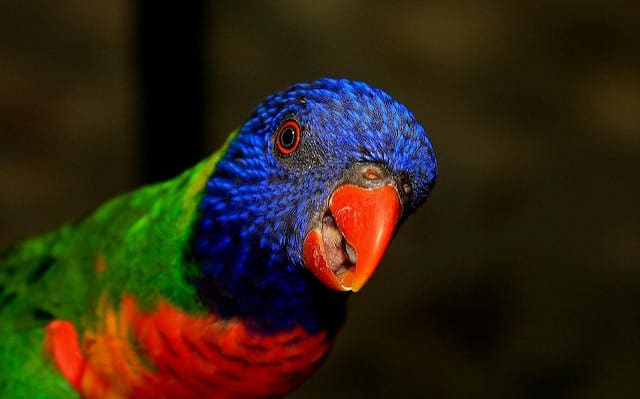
//> input picture bird.jpg, 640 x 399 px
$ ./PrepareData ../../bird.jpg   (built with g++ and OpenCV 4)
//> lines starting //> are read from the running program, lines starting //| are printed output that depends on the picture
#include <stdio.h>
#include <vector>
#include <opencv2/opencv.hpp>

using namespace cv;

int main(int argc, char** argv ) {
    if ( argc != 2 ) {
        printf("usage: DisplayImage.out <Image_Path>\n");
        return -1;
    }

    Mat image;
    image = imread( argv[1], IMREAD_COLOR );
//> image is the input picture: 399 rows x 640 cols, CV_8UC3; mean B, G, R 18.9, 36.2, 47.8

    if ( !image.data ) {
        printf("No image data \n");
        return -1;
    }

    printf("=== Confirming Range ===\n");

    // rows, cols and channels
    printf("Rows: %d, Cols: %d, Channels: %d\n",image.rows, image.cols, image.channels());
//| Rows: 399, Cols: 640, Channels: 3
    // min, max before normalizing
    double min, max;
    minMaxLoc(image, &min, &max);
//> min = 0; max = 255
    printf("Min: %.3f, Max: %.3f\n",min,max);
//| Min: 0.000, Max: 255.000

    // min, max after normalizing
    printf("=== Normalizing ===\n");

    image.convertTo(image, CV_32F, 1.0/255, 0);
//> image: 399 rows x 640 cols, CV_32FC3
    minMaxLoc(image, &min, &max);
//> max = 1
    printf("Min: %.3f, Max: %.3f\n",min,max);
//| Min: 0.000, Max: 1.000

    // standardizing
    printf("=== Before Standardizing ===\n");

    Scalar mean, std;
    meanStdDev(image, mean, std);
//> mean = Scalar(0.0743, 0.142, 0.188); std = Scalar(0.161, 0.123, 0.196)
    // * If we want to calculate mean and std dev across all channels
    // double mean_full = (mean[0] + mean[1] + mean[2]) / 3;
    // double std_full = (std[0] + std[1] + std[2]) / 3;
    for (int i = 0; i < image.channels(); i++) {
        printf("--- Channel %d ---\n", i+1);
        printf("Mean: %.3f, Std Dev: %.3f\n",mean[i],std[i]);
    }
//> this loop made 3 passes
//| Mean: 0.074, Std Dev: 0.161
//| Mean: 0.142, Std Dev: 0.123
//| Mean: 0.188, Std Dev: 0.196

    printf("=== After Standardizing ===\n");

    image = (image - mean) / std;
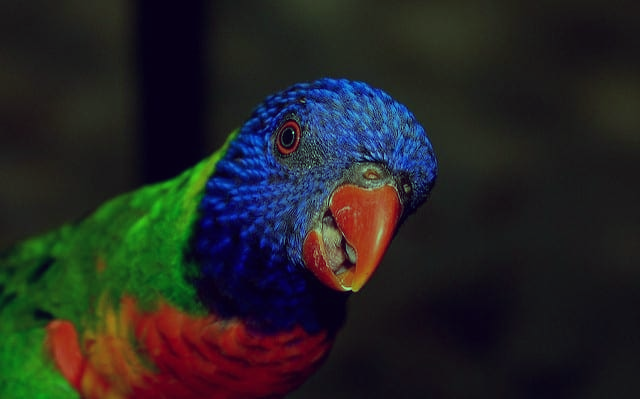
//> image: 399 rows x 640 cols, CV_32FC3; mean B, G, R 2.07e-05, -2.76e-05, 2.2e-05; drawn with min black and max white
    meanStdDev(image, mean, std);
//> mean = Scalar(7.27e-09, -1.82e-08, 2.04e-08); std = Scalar(1, 1, 1)
    for (int i = 0; i < image.channels(); i++) {
        printf("--- Channel %d ---\n", i+1);
        printf("Mean: %.3f, Std Dev: %.3f\n",mean[i],std[i]);
    }
    minMaxLoc(image, &min, &max);
//> min = -1.16; max = 6.97
    printf("Min: %.3f, Max: %.3f\n",min,max);
//| Min: -1.158, Max: 6.966

    return 0;
}
